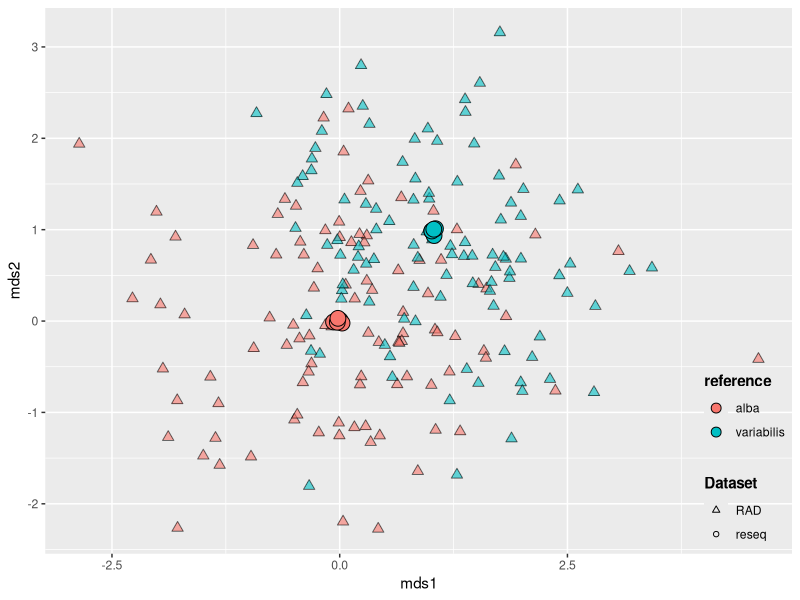

Source code (R):
# simulated ordinations for ppt presentation
# ahipp@mortonarb.org, 2026-07-19
## edited by Claude Code in an interactive session with Andrew Hipp -- 2026-07-20 (~5% of characters changed)

library(ggplot2)
bootsRAD = 100 # number of radseq boots to show
bootsReseq = 5 # number of reseq boots to show
sdReseq = 0.05 # sd in the reseq distances
refShift.x = 1 # difference in mean (x) betw references
refShift.y = 1 # difference in mean (y) betw refs
plotdims <- c(7,7)

ax <- rnorm(bootsRAD)
ay <- rnorm(bootsRAD)
vx <- rnorm(bootsRAD, mean = refShift.x)
vy <- rnorm(bootsRAD, mean = refShift.y)

ax.ref <- rnorm(bootsReseq, sd = sdReseq)
ay.ref <- rnorm(bootsReseq, sd = sdReseq)
vx.ref <- rnorm(bootsReseq, mean = refShift.x, sd = sdReseq)
vy.ref <- rnorm(bootsReseq, mean = refShift.y, sd = sdReseq)
dat.sim <- data.frame(
    mds1 = c(ax, ax.ref, vx, vx.ref), 
    mds2 = c(ay, ay.ref, vy, vy.ref),
    reference = c(
        rep('alba', length(ax) + length(ax.ref)), 
        rep('variabilis', length(vx) + length(vx.ref))),
    Dataset = c(
        rep('RAD', length(ax)), 
        rep('reseq', length(ax.ref)), 
        rep('RAD', length(vx)), 
        rep('reseq', length(vx.ref))
        ) # close c
    ) # close data.frame

p = ggplot(dat.sim, aes(x = mds1, y = mds2, fill = reference, shape = Dataset, size = Dataset, alpha = Dataset))
p <- p + scale_shape_manual(values = c(RAD = 24, reseq = 21))
p <- p + scale_size_manual(values = c(RAD = 2.5, reseq = 5)) # reseq circles twice the RAD triangles
p <- p + scale_alpha_manual(values = c(RAD = 0.6, reseq = 1)) # RAD triangles semi-transparent
p <- p + geom_point()
p <- p + guides(fill = guide_legend(override.aes = list(shape = 21, size = 3)), size = "none", alpha = "none")
p <- p + theme(
    legend.background = element_rect(fill = NA, color = NA),
    legend.title = element_text(face = "bold"),
    legend.position = "inside",
    legend.position.inside = c(1, 0),        # Coordinates: x=1 (right), y=0 (bottom)
    legend.justification.inside = c(1, 0)     # Anchors the bottom-right of the legend box
  )
ggsave(
    filename='out/figures/PPT_simrad.out.pdf', plot = p, 
    width = plotdims[1], height = plotdims[2]
    )
